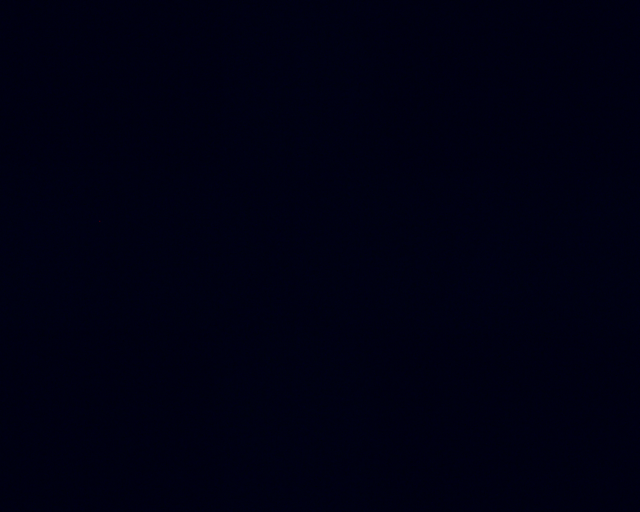
#> input picture images/2022-04-08_Test.bmp, 1280 x 1024 px, found by its file name (shown at 1/2 size)
$ jupyter execute --allow-errors RedGreenSeparation.ipynb
#> lines starting #> are read from the running program, lines starting #| are printed output that depends on the picture; after the words box and inside, x2 and y2 are one past the last pixel; in counts of white or black regions, pixels touching at a corner belong together
[cell 1]
import numpy as np
import os
import time

from PIL import Image
#import trackpy as tp
import cv2

import sys
sys.path.append('/eno/jdfeathe/pepe/')
#sys.path.append('/home/jack//workspaces/jupyter-workspace/pepe/')
from pepe.preprocess import crossMask, checkImageType, circularMask, lightCorrectionDiff, rectMask, mergeMasks

import matplotlib.pyplot as plt

from IPython.display import clear_output

plt.rcParams['figure.dpi'] = 120
plt.rcParams['font.size'] = 15

#> (a cell that did not finish here is left out)

[cell 3]
imageFile = '../images/2022-04-08_Test.bmp'

img = Image.open('Data/' + imageFile)
#> img is the input picture: PIL image 1280x1024 RGB; mean R, G, B 0, 0.7, 17.3

imgArr = np.array(img)

maskX = [1850, 2800]
maskY = [950, 1875]
maskArr = np.zeros([np.shape(imgArr)[0], np.shape(imgArr)[1]])

for i in range(len(imgArr)):
    for j in range(len(imgArr[0])):
        if (i >= maskY[0] and i <= maskY[1]):
            maskArr[i,j] = 1
        elif (j >= maskX[0] and j <= maskX[1]):
            maskArr[i,j] = 1
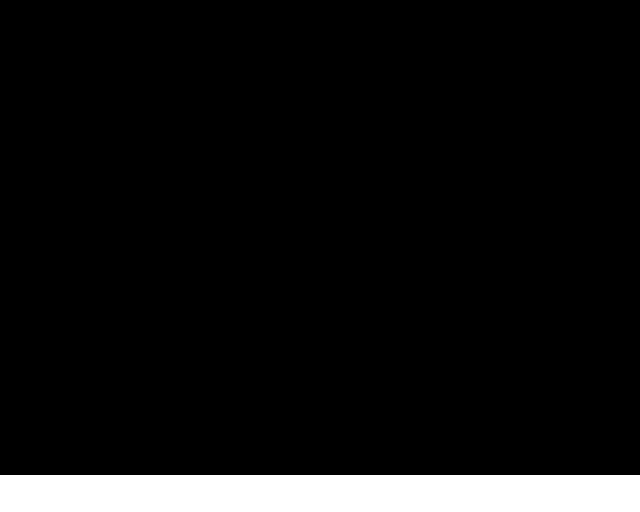
#> maskArr: shape (1024, 1280) float64 (shown at 1/2 size); values 0 (black) and 1 (white), 7.2% white; 1 white region, box (x1, y1, x2, y2) and area: (0, 950, 1280, 1024) 94720

[cell 4]
imageFile = 'Image2.bmp'

img = Image.open('Data/' + imageFile)
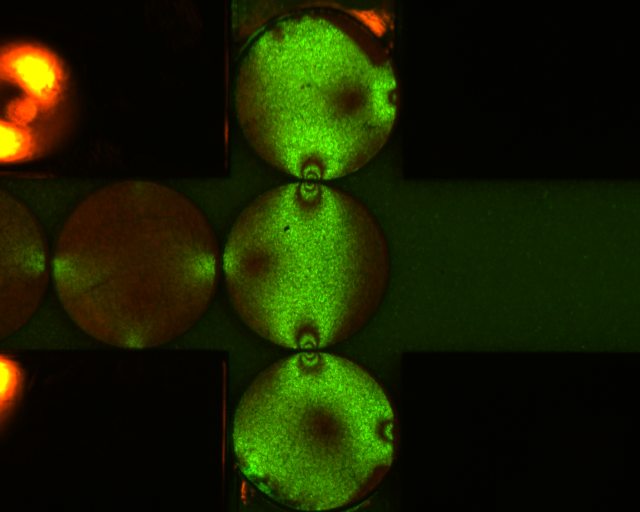
#> input picture Data/Image2.bmp, 1280 x 1024 px, found by its file name (shown at 1/2 size)
#> img is the input picture: PIL image 1280x1024 RGB; mean R, G, B 24.9, 33.5, 0

imgArr = np.array(img)

maskX = [460, 800]
maskY = [350, 700]
maskArr = np.zeros([np.shape(imgArr)[0], np.shape(imgArr)[1]])

for i in range(len(imgArr)):
    for j in range(len(imgArr[0])):
        if (i >= maskY[0] and i <= maskY[1]):
            maskArr[i,j] = 1
        elif (j >= maskX[0] and j <= maskX[1]):
            maskArr[i,j] = 1
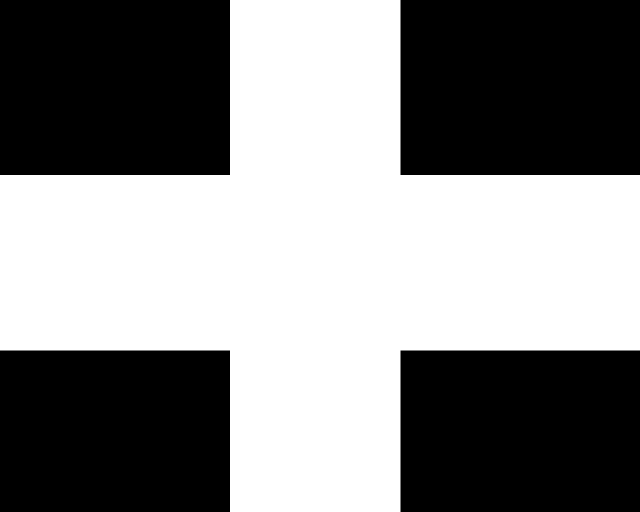
#> maskArr: shape (1024, 1280) float64 (shown at 1/2 size); values 0 (black) and 1 (white), 51.8% white; 4 black regions, box (x1, y1, x2, y2) and area: (801, 0, 1280, 350) 167650, (0, 0, 460, 350) 161000, (801, 701, 1280, 1024) 154717, (0, 701, 460, 1024) 148580

#maskArr = np.ones([np.shape(imgArr)[0], np.shape(imgArr)[1]])

#> (the rest of this cell did not finish here and is left out)

[cell 5]
# Testing tracking
detectionImage = imgArr[::4,::4,0]
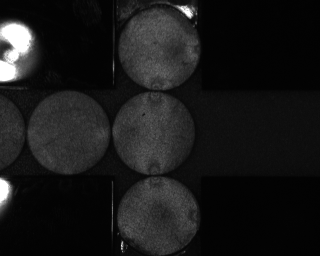
#> detectionImage: shape (256, 320); min 1, max 255, mean 25
#> (the rest of this cell did not finish here and is left out)

#> (a cell that did not finish here is left out)

[cell 7]
detectionImage = imgArr[::2,::2,0]
#> detectionImage: shape (512, 640)

# Apply Hough transform on the blurred image.
detected_circles = cv2.HoughCircles(detectionImage,
                   cv2.HOUGH_GRADIENT, 1, 200, param1 = 50,
               param2 = 30, minRadius = 30, maxRadius = 100)
#> detected_circles = [[306.5, 265.5, 82.9], [320.5, 61.5, 59.8], [90.5, 227.5, 89.5], [325.5, 466.5, 42.2]]

print(detected_circles)
#| [[[306.5 265.5  82.9]
#|   [320.5  61.5  59.8]
#|   [ 90.5 227.5  89.5]
#|   [325.5 466.5  42.2]]]
# Draw circles that are detected.

#> (the rest of this cell did not finish here and is left out)

[cell 8]
import cv2
import os

image_folder = 'Data/20211122A/'
video_name = 'video.avi'
downsample = 2
timeDownsample = 1

#> (the rest of this cell did not finish here and is left out)

[cell 9]
detected_circles
#> Out has the same summary as detected_circles
